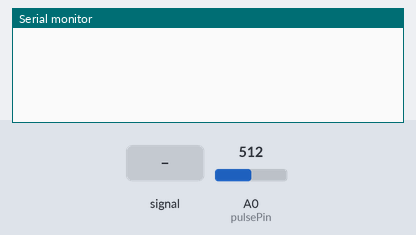
Bench run of a sketch on a simulated Arduino Uno, built with avr-gcc and run on an emulated ATmega328P. On the bench: the last lines printed to the serial monitor. The test bench sets the inputs (shaded band); at power-on: A0 (pulsePin) = 512.

Above: at 1.2 s.
1.3 s: A0 (pulsePin) fed a 200 Hz sine of ±81 counts around its level
At 2.37 s:
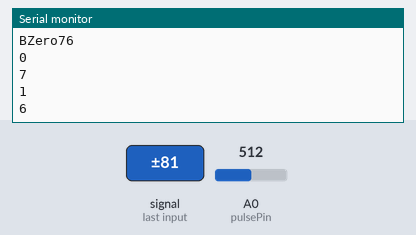
At 5.81 s:
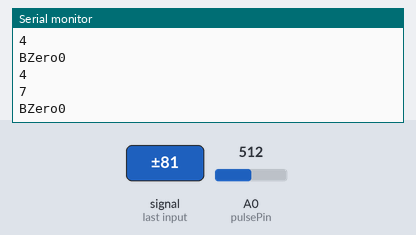
Timing chart, 0 to 7.3 s (numbered marks = the images above; inputs shaded):
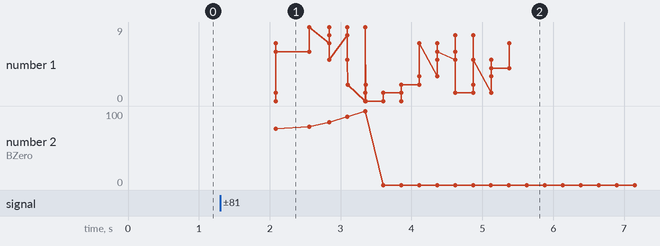

The sketch:

PulseSensorAmped_tft.ino
```cpp
/*
 Pulse Sensor Amped + 2.2" TFT
 www.bajdi.com
*/
//#include "SPI.h"
//#include "Adafruit_GFX.h"
//#include "Adafruit_ILI9340.h"
//#define _sclk 13
//#define _miso 12
//#define _mosi 11
//#define _cs 10
//#define _rst 9
//#define _dc 8
//
//Adafruit_ILI9340 tft = Adafruit_ILI9340(_cs, _dc, _rst);
int prevCount=1;
int countdigits[] = {
  0, 0, 0};
int prevdigits[] = {
  0, 0, 0};
int digitpos[] = {
  30, 90, 150};
int x=0;

//  VARIABLES
int pulsePin = 0;                 // Pulse Sensor purple wire connected to analog pin 0

// these variables are volatile because they are used during the interrupt service routine!
volatile int BPM;                   // used to hold the pulse rate
volatile int Signal;                // holds the incoming raw data
volatile int IBI = 600;             // holds the time between beats, must be seeded!
volatile boolean Pulse = false;     // true when pulse wave is high, false when it's low
volatile boolean QS = false;        // becomes true when Arduoino finds a beat.

void setup(){
  //Start the TFT screen and paint it black
//  tft.begin();
//  tft.setRotation(1);
//  tft.fillScreen(ILI9340_BLACK);
//  tft.setTextColor(ILI9340_WHITE);
//  tft.setTextSize(4);
//  tft.setCursor(230, 90);
//  tft.print("bpm");
//  tft.setTextColor(ILI9340_WHITE);

  Serial.begin(115200);             // we agree to talk fast!
  interruptSetup();                 // sets up to read Pulse Sensor signal every 2mS
}

void loop(){

  if (QS == true){                       // Quantified Self flag is true when arduino finds a heartbeat
    if((BPM>=50) && (BPM<=100)){

    Serial.print("BZero");
    Serial.println(BPM);
    }
    else{
    Serial.print("BZero");
    Serial.println(0);
    }

    countdigits[2] = BPM % 10;
    //How to handle the middle digit depends on if the
    //the speed is a two or three digit number
    if(BPM > 99){
      countdigits[1] = (BPM / 10) % 10;
    }
    else{
      countdigits[1] = BPM / 10;
    }
    //Grab the first digit
    countdigits[0] = BPM / 100;

    //Split out the digits of the previous speed
    prevdigits[2] = prevCount % 10;
    if(prevCount > 99){
      prevdigits[1] = (prevCount / 10) % 10;
    }
    else{
      prevdigits[1] = prevCount / 10;
    }
    prevdigits[0] = prevCount / 100;
    //Now print the digits on the TFT screen.
    //Only execute this block if the bpm has changed.
    if(BPM != prevCount){
      //tft.setTextSize(10);
      //Compare each digit to the value from the previous loop.
      //The digit will only be redrawn if it has changed.
      for(x=0; x < 3; x++){
        if(countdigits[x] != prevdigits[x]){
          //black out old value first.
          //Draw digit in black over the top of white digit
          //tft.setCursor(digitpos[x], 70);
          //tft.setTextColor(ILI9340_BLACK);
          Serial.println(prevdigits[x]);
          //print new value in white
          if((x == 0) and (BPM > 99) and (countdigits[x] > 0)){
            //tft.setCursor(digitpos[x], 70);
            //tft.setTextColor(ILI9340_WHITE);
            Serial.println(countdigits[x]);
          }
          if((x == 1) and (BPM >= 99)){
            //tft.setCursor(digitpos[x], 70);
            //tft.setTextColor(ILI9340_WHITE);
            Serial.println(countdigits[x]);
          }
          else if((x == 1) and (BPM < 99) and (countdigits[x] > 0)){
            //tft.setCursor(digitpos[x], 70);
            //tft.setTextColor(ILI9340_WHITE);
            Serial.println(countdigits[x]);
          }
          if(x == 2){
            //tft.setCursor(digitpos[x], 70);
            //tft.setTextColor(ILI9340_WHITE);
            Serial.println(countdigits[x]);
          }
        }
      }
      prevCount = BPM; //Store current bpm for comparison on the next loop.
    }
    QS = false;  // reset the Quantified Self flag for next time
  }
}
```

Interrupt.ino
```cpp
volatile int rate[10];                    // array to hold last ten IBI values
volatile unsigned long sampleCounter = 0;          // used to determine pulse timing
volatile unsigned long lastBeatTime = 0;           // used to find IBI
volatile int P =512;                      // used to find peak in pulse wave, seeded
volatile int T = 512;                     // used to find trough in pulse wave, seeded
volatile int thresh = 512;                // used to find instant moment of heart beat, seeded
volatile int amp = 100;                   // used to hold amplitude of pulse waveform, seeded
volatile boolean firstBeat = true;        // used to seed rate array so we startup with reasonable BPM
volatile boolean secondBeat = false;      // used to seed rate array so we startup with reasonable BPM

void interruptSetup(){
  // Initializes Timer2 to throw an interrupt every 2mS.
  TCCR2A = 0x02;     // DISABLE PWM ON DIGITAL PINS 3 AND 11, AND GO INTO CTC MODE
  TCCR2B = 0x06;     // DON'T FORCE COMPARE, 256 PRESCALER
  OCR2A = 0X7C;      // SET THE TOP OF THE COUNT TO 124 FOR 500Hz SAMPLE RATE
  TIMSK2 = 0x02;     // ENABLE INTERRUPT ON MATCH BETWEEN TIMER2 AND OCR2A
  sei();             // MAKE SURE GLOBAL INTERRUPTS ARE ENABLED
}

// THIS IS THE TIMER 2 INTERRUPT SERVICE ROUTINE.
// Timer 2 makes sure that we take a reading every 2 miliseconds
ISR(TIMER2_COMPA_vect){                         // triggered when Timer2 counts to 124
  cli();                                      // disable interrupts while we do this
  Signal = analogRead(pulsePin);              // read the Pulse Sensor
  sampleCounter += 2;                         // keep track of the time in mS with this variable
  int N = sampleCounter - lastBeatTime;       // monitor the time since the last beat to avoid noise

    //  find the peak and trough of the pulse wave
  if(Signal < thresh && N > (IBI/5)*3){       // avoid dichrotic noise by waiting 3/5 of last IBI
    if (Signal < T){                        // T is the trough
      T = Signal;                         // keep track of lowest point in pulse wave
    }
  }

  if(Signal > thresh && Signal > P){          // thresh condition helps avoid noise
    P = Signal;                             // P is the peak
  }                                        // keep track of highest point in pulse wave

  //  NOW IT'S TIME TO LOOK FOR THE HEART BEAT
  // signal surges up in value every time there is a pulse
  if (N > 250){                                   // avoid high frequency noise
    if ( (Signal > thresh) && (Pulse == false) && (N > (IBI/5)*3) ){
      Pulse = true;                               // set the Pulse flag when we think there is a pulse

        IBI = sampleCounter - lastBeatTime;         // measure time between beats in mS
      lastBeatTime = sampleCounter;               // keep track of time for next pulse

      if(secondBeat){                        // if this is the second beat, if secondBeat == TRUE
        secondBeat = false;                  // clear secondBeat flag
        for(int i=0; i<=9; i++){             // seed the running total to get a realisitic BPM at startup
          rate[i] = IBI;
        }
      }

      if(firstBeat){                         // if it's the first time we found a beat, if firstBeat == TRUE
        firstBeat = false;                   // clear firstBeat flag
        secondBeat = true;                   // set the second beat flag
        sei();                               // enable interrupts again
        return;                              // IBI value is unreliable so discard it
      }


      // keep a running total of the last 10 IBI values
      word runningTotal = 0;                  // clear the runningTotal variable

      for(int i=0; i<=8; i++){                // shift data in the rate array
        rate[i] = rate[i+1];                  // and drop the oldest IBI value
        runningTotal += rate[i];              // add up the 9 oldest IBI values
      }

      rate[9] = IBI;                          // add the latest IBI to the rate array
      runningTotal += rate[9];                // add the latest IBI to runningTotal
      runningTotal /= 10;                     // average the last 10 IBI values
      BPM = 60000/runningTotal;               // how many beats can fit into a minute? that's BPM!
      QS = true;                              // set Quantified Self flag
      // QS FLAG IS NOT CLEARED INSIDE THIS ISR
    }
  }

  if (Signal < thresh && Pulse == true){   // when the values are going down, the beat is over

    Pulse = false;                         // reset the Pulse flag so we can do it again
    amp = P - T;                           // get amplitude of the pulse wave
    thresh = amp/2 + T;                    // set thresh at 50% of the amplitude
    P = thresh;                            // reset these for next time
    T = thresh;
  }

  if (N > 2500){                           // if 2.5 seconds go by without a beat
    thresh = 512;                          // set thresh default
    P = 512;                               // set P default
    T = 512;                               // set T default
    lastBeatTime = sampleCounter;          // bring the lastBeatTime up to date
    firstBeat = true;                      // set these to avoid noise
    secondBeat = false;                    // when we get the heartbeat back
  }

  sei();                                   // enable interrupts when youre done!
}// end isr
```

Measured:
- after the input at 1.3 s, the serial monitor: prints a new line after 0.78 s (image 1)
